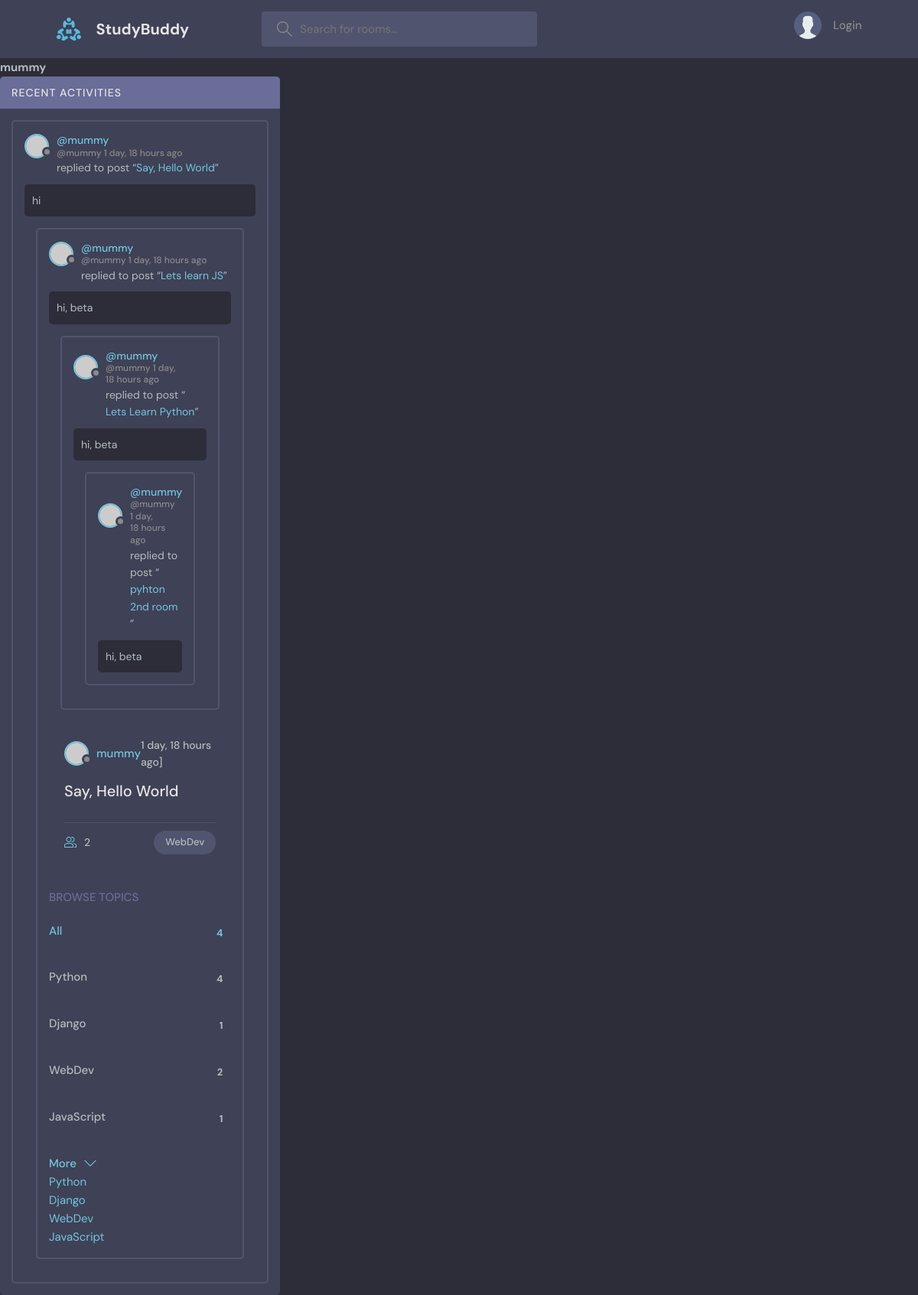
The page /profile/4/ on the database its author committed.
### base/models.py (models this page shows, shortened)
class Message(models.Model):
    user = models.ForeignKey(User, on_delete=models.CASCADE)
    room = models.ForeignKey(Room, on_delete=models.CASCADE)
    body = models.TextField()
    updated = models.DateTimeField(auto_now=True)
    created = models.DateTimeField(auto_now_add=True)
    class Meta:
     ordering = ['-created', '-updated']

class Room(models.Model):
    host = models.ForeignKey(User, on_delete=models.SET_NULL, null=True)
    topic= models.ForeignKey(Topic, on_delete=models.SET_NULL, null=True)
    name = models.CharField(max_length=200)
    description = models.TextField(null=True,blank =True)
    participants = models.ManyToManyField(User, related_name='participants', blank=True)
    updated = models.DateTimeField(auto_now=True)
    created = models.DateTimeField(auto_now_add=True)
    class Meta:
        ordering = ['-created', '-updated']
    def __str__(self):
        return self.name

class Topic(models.Model):
    name = models.CharField(max_length=200)
    def __str__(self):
        return self.name

### base/views.py (the view)
# urls.py: path('profile/<str:pk>/', views.userProfile, name="user-profile"),
def userProfile(request, pk):
    user = User.objects.get(id=pk)
    rooms = user.room_set.all()
    room_messages = user.message_set.all()
    topics = Topic.objects.all()
    context ={'user': user, 'rooms': rooms, 'room_messages': room_messages, 'topics': topics}
    return render(request, 'base/profile.html', context)

### base/templates/base/profile.html (shortened to what this page needs)
{% extends 'main.html' %}
{% block content %}
<h1>{{user.username}}</h1>
<div class="profile-container">
    <div>
        {% include 'base/activity_component.html'%}
    </div>
    <div>
        {% include 'base/feed_component.html'%}
    </div>
    <div>
        {% include 'base/topics_component.html'%}
    </div>
</div>
{%endblock content %}

### base/templates/base/activity_component.html (shortened to what this page needs)
<div class="activities">
    <div class="activities__header">
      <h2>Recent Activities</h2>
    </div>
    {%for message in room_messages %}
    <div class="activities__box">
      <div class="activities__boxHeader roomListRoom__header">
        <a href="{%  url 'user-profile' message.user.id%}" class="roomListRoom__author">
          <div class="avatar avatar--small">
            <img src="https://randomuser.me/api/portraits/women/11.jpg" />
          </div>
          <p>
            @{{message.user}}
            <span>@{{message.user}} {{message.created|timesince}} ago</span>
          </p>
        </a>
      </div>
      <div class="activities__boxContent">
        <p>replied to post “<a href="{% url 'room' message.room.id %}">{{message.room}}</a>”</p>
        <div class="activities__boxRoomContent">
          {{message.body}}
        </div>
      </div>
 {%endfor%}
</div>

### base/templates/base/feed_component.html (shortened to what this page needs)
{% for room in rooms %}
<div class="roomListRoom">
  <div class="roomListRoom__header">
    <a href="{% url 'user-profile' room.host.id %}" class="roomListRoom__author">
      <div class="avatar avatar--small">
        <img src="https://randomuser.me/api/portraits/women/11.jpg" />
      </div>
      <span>{{ room.host.username}}</span>
    </a>
    <div class="roomListRoom__actions">
      <span>{{ room.created|timesince }} ago]</span>
    </div>
  </div>
  <div class="roomListRoom__content">
    <a href="{% url 'room' room.id %}">{{room.name}}</a>
  </div>
  <div class="roomListRoom__meta">
    <a href="{% url 'room' room.id %}" class="roomListRoom__joined">
      {{room.participants.all.count}}
    </a>
    <p class="roomListRoom__topic">{{room.topic.name}}</p>
  </div>
</div>
{% endfor %}

### base/templates/base/topics_component.html
<div class="topics">
  <div class="topics__header">
    <h2>Browse Topics</h2>
  </div>
  <ul class="topics__list">
    <li>
      <a href="{% url 'home'%}" class="active">All <span>{{topics.count}}</span></a>
    </li>
    {% for topic in topics %}
    <li>
      <a href="{% url 'home' %}?q={{topic.name}}">{{topic.name}} <span>{{topic.room_set.all.count}}</span></a>
    </li>
    {% endfor %}
  </ul>
  <a class="btn btn--link" href="topics.html">
    More
    <svg version="1.1" xmlns="http://www.w3.org/2000/svg" width="32" height="32" viewBox="0 0 32 32">
      <title>chevron-down</title>
      <path d="M16 21l-13-13h-3l16 16 16-16h-3l-13 13z"></path>
    </svg>
  </a>
</div>
    {% for topic in topics %}
    <div>
      <a href="{% url 'home' %}?q={{topic.name}}">{{topic}}</a>
    {%endfor%}
    </div>

### static/styles/style.css (style rules this page uses)
:root { --color-main: #71c6dd; --color-main-light: #e1f6fb; --color-dark: #3f4156; --color-dark-medium: #51546e; --color-dark-light: #696d97; --color-light: #e5e5e5; --color-gray: #8b8b8b; --color-light-gray: #b2bdbd; --color-bg: #2d2d39; --color-success: #5dd693; --color-error: #fc4b0b; }
* { font-family: "DM Sans", -apple-system, BlinkMacSystemFont, "Segoe UI", Roboto, Oxygen, Ubuntu, Cantarell, "Open Sans", "Helvetica Neue", sans-serif; margin: 0; padding: 0; box-sizing: border-box; text-rendering: optimizeLegibility; font-size: inherit; }
html { font-size: 56.25%; }
@media only screen and (min-width: 1200px) { html { font-size: 62.5%; } }
body { line-height: 1.6; font-weight: 400; font-size: 1.5rem; color: var(--color-light-gray); background-color: var(--color-bg); min-height: 100vh; }
img { width: 100%; }
a { display: inline-block; color: var(--color-main); text-decoration: none; }
.btn { background-color: transparent; border: none; display: inline-flex; align-items: center; gap: 1rem; cursor: pointer; transition: all ease-in-out 0.3s; padding: 1rem 2rem; border-radius: 5px; box-shadow: 1px 1px 3px 1px rgba(0, 0, 0, 0.15); font-weight: 500; }
.btn--link { border-radius: 0; padding: 0; color: var(--color-main); box-shadow: none; }
.btn > svg { fill: currentColor; width: 1.6rem; height: 1.6rem; }
.avatar { position: relative; display: inline-block; border-radius: 50%; border: 2px solid var(--color-main); }
.avatar img { display: block; border-radius: 50%; object-fit: cover; object-position: center; }
.avatar::after { content: ""; display: block; position: absolute; background-color: var(--color-gray); z-index: 111; border-radius: 50%; border: 0.3rem solid var(--color-dark); }
.avatar.avatar--small img { width: 2.8rem; height: 2.8rem; }
.avatar.avatar--small:after { width: 0.7rem; height: 0.7rem; bottom: 0px; right: -6px; }
.topics__header { margin-bottom: 2rem; }
.topics__header h2 { text-transform: uppercase; font-weight: 500; color: var(--color-dark-light); }
.topics__list { list-style: none; }
.topics__list li a { display: flex; justify-content: space-between; margin-bottom: 3rem; font-weight: 500; color: var(--color-light-gray); transition: all 0.3s ease-in-out; }
.topics__list li a.active, .topics__list li a:hover { color: var(--color-main); }
.topics__list li a span { padding: 0.5rem 1rem; background-color: var(--color-dark); border-radius: 3px; font-size: 1.3rem; font-weight: 700; letter-spacing: 1px; }
.roomListRoom { margin-bottom: 2.4rem; background-color: var(--color-dark); border-radius: 1rem; padding: 2rem; }
.roomListRoom__header { display: flex; justify-content: space-between; align-items: center; }
.roomListRoom__author { font-weight: 500; display: flex; align-items: center; gap: 1rem; }
.roomListRoom__actions { display: flex; align-items: flex-start; gap: 1rem; position: relative; }
.roomListRoom__actions span { font-size: 1.4rem; font-weight: 500; }
.roomListRoom__content { margin: 1rem 0; }
.roomListRoom__content a { font-size: 2rem; font-weight: 500; margin-bottom: 1.5rem; color: var(--color-light); transition: all 0.3s ease-in-out; }
.roomListRoom__meta { border-top: 1px solid var(--color-dark-medium); padding-top: 1rem; display: flex; align-items: center; justify-content: space-between; }
.roomListRoom__joined { color: var(--color-light-gray); display: flex; align-items: center; gap: 1rem; font-size: 1.4rem; font-weight: 500; }
.roomListRoom__joined svg { fill: var(--color-main); width: 1.6rem; height: 1.6rem; }
.roomListRoom__topic { padding: 5px 1.5rem; background-color: var(--color-dark-medium); border-radius: 5rem; font-weight: 500; font-size: 1.3rem; }
.activities { background: var(--color-dark); border-radius: 5px; overflow: hidden; }
.activities__header h2 { background-color: var(--color-dark-light); text-transform: uppercase; font-weight: 500; padding: 1rem 1.5rem; color: var(--color-light); letter-spacing: 1px; font-size: 1.4rem; }
.activities__box { margin: 1.5rem; padding: 1.5rem; border: 2px solid var(--color-dark-medium); border-radius: 5px; }
.activities__boxHeader p { font-size: 1.4rem; line-height: 1.3; }
.activities__boxHeader p span { color: var(--color-gray); font-size: 1.2rem; display: block; }
.activities__boxContent { margin-left: 4.2rem; }
.activities__boxContent { font-size: 1.4rem; }
.activities__boxRoomContent { background: var(--color-bg); padding: 1rem; border-radius: 5px; margin-top: 1rem; margin-left: -4.2rem; }

### rows shown on the page
Message: user "mummy", created "1 day, 18 hours", room "Say, Hello World", body "hi"
Message: user "mummy", created "1 day, 18 hours", room "Lets learn JS", body "hi, beta"
Message: user "mummy", created "1 day, 18 hours", room "Lets Learn Python", body "hi, beta"
Message: user "mummy", created "1 day, 18 hours", room "pyhton 2nd room", body "hi, beta"
Room: host.username "mummy", created "1 day, 18 hours", name "Say, Hello World", participants.all.count "2", topic.name "WebDev"
Topic: name "Python", room_set.all.count "4"
Topic: name "Django", room_set.all.count "1"
Topic: name "WebDev", room_set.all.count "2"
Topic: name "JavaScript", room_set.all.count "1"

### other values the page prints
{{ user.username }} "mummy"
{{ topics.count }} "4"
